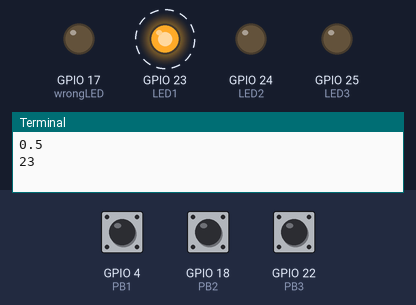
A program run on a simulated Raspberry Pi (BCM pin numbers). On the bench: output pins drawn as LEDs (lit = HIGH), the last lines printed to the terminal. Dashed ring = blinking. Inputs (shaded band) come from the test bench; at power-on: GPIO 18 (PB2) HIGH, GPIO 4 (PB1) HIGH, GPIO 22 (PB3) HIGH. Random numbers come from a fixed seed; the clock reads 2024-03-15 10:24:30 at power-on unless the program sets it.

Above: at 0.1 s.
At 5.0 s:
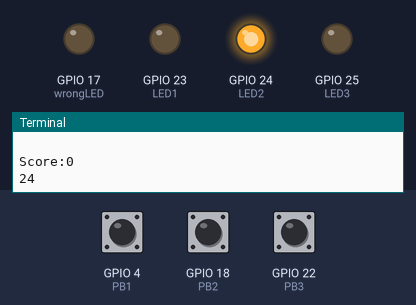
5.1 s: GPIO 18 (PB2) pulled LOW for 0.15 s
At 5.8 s:
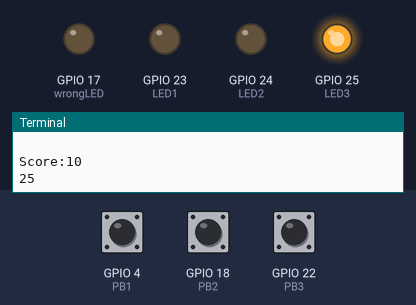
Timing chart, 0 to 14.1 s (numbered marks = the images above; inputs shaded):
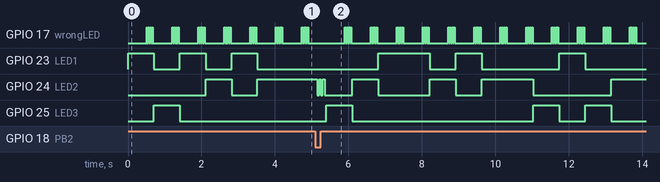

Measured:
- by itself, GPIO 17 (wrongLED): repeats every 0.70 s: 3 × (LOW 0.03 s, HIGH 0.03 s), LOW 0.53 s, HIGH 0.03 s

The program:

whackAmole2.py
```python
#Starting over with whackamole trying using polling instead
#each PB shorts to 3.3V when pressed (pull up) 4,18,22
#uses outputs: LED1,LED2,LED3, corresponding to GPIO 23,24,25

import RPi.GPIO as GPIO
import random
import time


GPIO.setwarnings(False)
GPIO.setmode(GPIO.BCM)

PB1=4
PB2=18
PB3=22
wrongLED=17

LED1=23
LED2=24
LED3=25

GPIO.setup(PB1,GPIO.IN,pull_up_down=GPIO.PUD_UP)
GPIO.setup(PB2,GPIO.IN,pull_up_down=GPIO.PUD_UP)
GPIO.setup(PB3,GPIO.IN,pull_up_down=GPIO.PUD_UP)

GPIO.setup(LED1,GPIO.OUT,initial=0)
GPIO.setup(LED2,GPIO.OUT,initial=0)
GPIO.setup(LED3,GPIO.OUT,initial=0)
GPIO.setup(wrongLED,GPIO.OUT,initial=0)

def blink(LED,times,pause):
	i=0
	while(i<(times+1)):
		GPIO.output(LED,1)
		time.sleep(pause)
		GPIO.output(LED,0)
		time.sleep(pause)
		i=i+1
def pickTarget():
        global responseTaken
        responseTaken=0
	chosenTarget=random.choice([LED1,LED2,LED3]) #pick LED "mole" target
#Look for the corresponding button press
	if (chosenTarget==LED1):
		chosenButton=PB1
	elif (chosenTarget==LED2):
		chosenButton=PB2
	else:
		chosenButton=PB3
        return (chosenTarget,chosenButton)

timeInitial=time.time()
timeNow=time.time()
responseTaken=1
score=0

try:
	timeLimit=(10*(1/(score+10))+0.5) #sets a time limit for the user to respond based on how well they're doing
	print timeLimit
	while((timeNow-timeInitial)<30):
		timeNow=time.time()
		if responseTaken:
			target,targetButton=pickTarget()
			print target
		else:
			tEnter=time.time()
			tLoop=time.time()
			while(((tLoop-tEnter)<timeLimit)and GPIO.input(targetButton)): #creates a short timer, only stays on while button is unpressed
				GPIO.output(target,1) #light up target
				tLoop=time.time()#update time
			if(GPIO.input(targetButton)):
				blink(wrongLED,3,0.025)
			else:
				score=score+10
				blink(target,2,0.05)
			responseTaken=1 #turn back on token
			GPIO.output(target,0)#turn off target after done
			print "\nScore:%d" % score
	print "Time's up brah\n"
except KeyboardInterrupt:
	GPIO.cleanup()
GPIO.cleanup()
```
